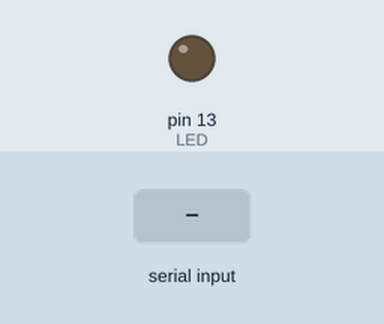
This sketch was run on a simulated Arduino Uno, built with avr-gcc and run on an emulated ATmega328P. On the bench: output pins drawn as LEDs (lit = HIGH). The inputs (shaded band) are chosen by the test bench.

Above: at 1.2 s.
1.3 s: byte 30 received over Serial
At 2.2 s:
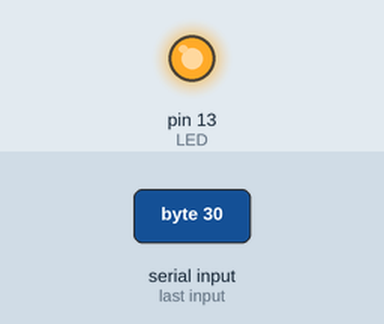
Timing chart, 0 to 4.3 s (numbered marks = the images above; inputs shaded):
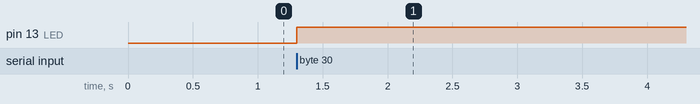

The sketch:

ex18_two_boards_B.ino
```cpp
// ex18 board B -- monitoring station: LED on when production >= 10
const int LED = LED_BUILTIN;
int productionReceived = 0;

void setup() {
  Serial.begin(9600);
  pinMode(LED, OUTPUT);
}

void loop() {
  if (Serial.available() > 0) {
    productionReceived = Serial.read();        // the byte A wrote: 5, 6, 7, ...
    digitalWrite(LED, productionReceived >= 10 ? HIGH : LOW);
  }
}
```

Measured:
- after the input at 1.3 s, pin 13 (LED): LOW → HIGH at once
